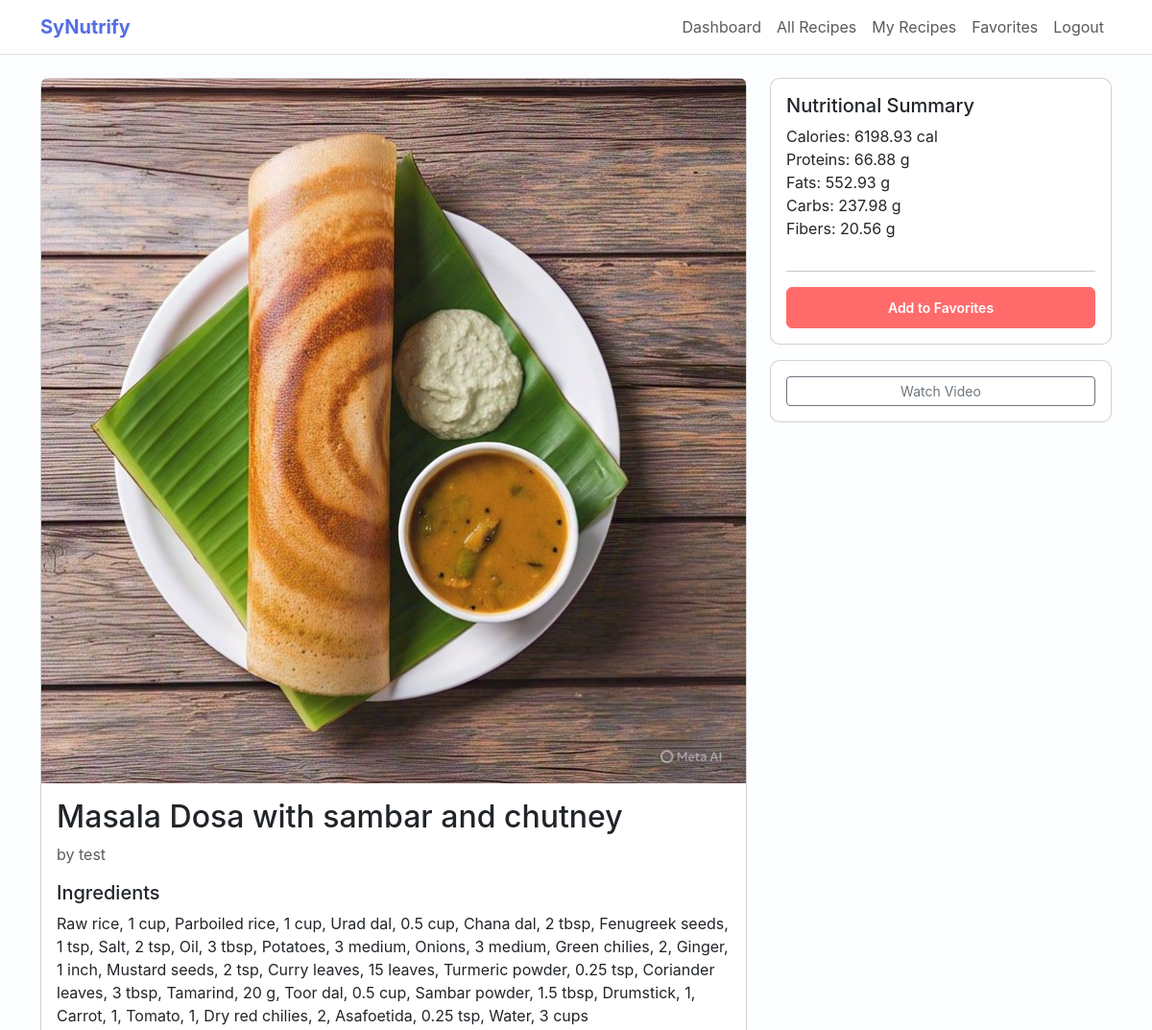
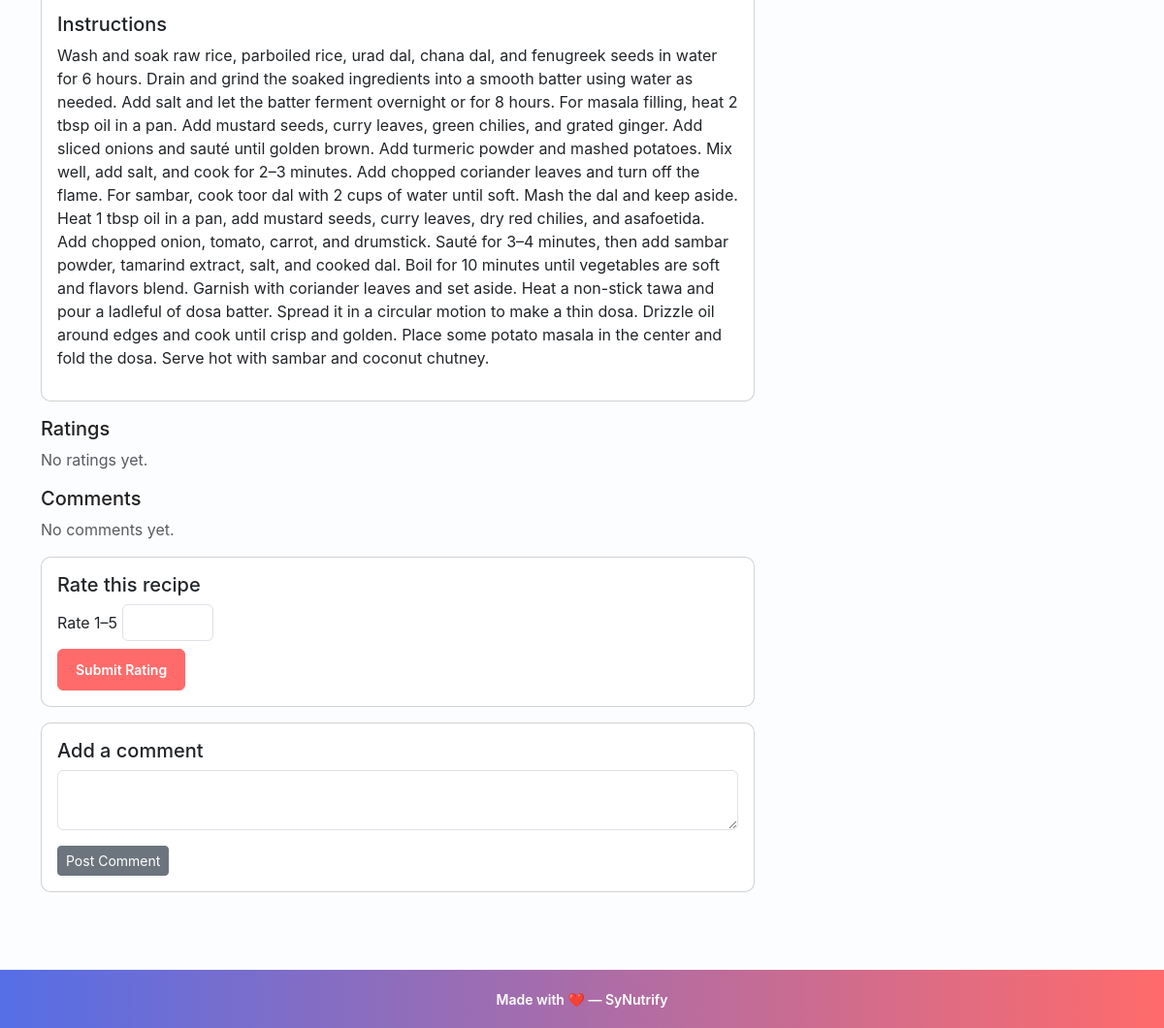
/recipe/6 (signed in), run on the app's committed database (2 pictures, top to bottom).
### app.py (models this page shows, shortened)
class Recipe(db.Model):
    id = db.Column(db.Integer, primary_key=True)
    title = db.Column(db.String(150), nullable=False)
    image_url = db.Column(db.String(300))        # New: for recipe image
    ingredients = db.Column(db.Text, nullable=False)
    calories = db.Column(db.Float)
    proteins = db.Column(db.Float)
    fats = db.Column(db.Float)
    carbs = db.Column(db.Float)
    fibers = db.Column(db.Float)
    instructions = db.Column(db.Text, nullable=False)
    youtube_url = db.Column(db.String(300))
    user_id = db.Column(db.Integer, db.ForeignKey("user.id"), nullable=False)
    ratings = db.relationship("Rating", backref="recipe", lazy=True ,cascade="all, delete-orphan")
    comments = db.relationship("Comment", backref="recipe", lazy=True , cascade="all, delete-orphan")

class User(db.Model, UserMixin):
    id = db.Column(db.Integer, primary_key=True)
    username = db.Column(db.String(150), unique=True, nullable=False)
    password_hash = db.Column(db.String(128), nullable=False)
    recipes = db.relationship("Recipe", backref="user", lazy=True)
    ratings = db.relationship("Rating", backref="user", lazy=True)
    comments = db.relationship("Comment", backref="user", lazy=True)

### app.py (the view)
@app.route("/recipe/<int:recipe_id>")
@login_required
def recipe_detail(recipe_id):
    recipe = Recipe.query.get_or_404(recipe_id)
    rating_form = RatingForm()
    comment_form = CommentForm()
    is_favorite=any(f.user_id == current_user.id for f in recipe.favorited_by)
    return render_template(
        "recipe_detail.html",
        recipe=recipe,
        rating_form=rating_form,
        comment_form=comment_form,
        is_favorite=is_favorite
    )

### app.py
class RatingForm(FlaskForm):
    score = IntegerField("Rate 1–5", validators=[DataRequired(), NumberRange(min=1, max=5)])
    submit = SubmitField("Submit Rating")

class CommentForm(FlaskForm):
    content = TextAreaField("Add a comment", validators=[DataRequired()])
    submit = SubmitField("Post Comment")

### app.py (called while the page is built)
@app.context_processor
def inject_csrf_token():
    return dict(csrf_token=generate_csrf)

@login_manager.user_loader
def load_user(user_id):
    return User.query.get(int(user_id))

### templates/recipe_detail.html (shortened to what this page needs)
{% extends "base.html" %}
{% block content %}
  <div class="row">
    <div class="col-md-8">
      <div class="card mb-3">
        {% if recipe.image_url %}
          <img src="{{ recipe.image_url }}" class="card-img-top img-fluid" alt="{{ recipe.title }}">
        {% endif %}
        <div class="card-body">
          <h2 class="card-title">{{ recipe.title }}</h2>
          <p class="text-muted">by {{ recipe.user.username }}</p>
          <h5>Ingredients</h5>
          <p>{{ recipe.ingredients }}</p>
          <h5>Instructions</h5>
          <p>{{ recipe.instructions }}</p>
        </div>
      </div>
      <div class="mb-3">
        <h5>Ratings</h5>
        {% if recipe.ratings %}
          {% for r in recipe.ratings %}
            <div><strong>{{ r.user.username }}</strong>: {{ r.score }} / 5</div>
          {% endfor %}
        {% else %}
          <div class="text-muted">No ratings yet.</div>
        {% endif %}
      </div>
      <div class="mb-3">
        <h5>Comments</h5>
        {% if recipe.comments %}
          {% for c in recipe.comments %}
            <div class="mb-2"><strong>{{ c.user.username }}</strong>: {{ c.content }}</div>
          {% endfor %}
        {% else %}
          <div class="text-muted">No comments yet.</div>
        {% endif %}
      </div>
      {% if current_user.is_authenticated %}
        <div class="card mb-3">
          <div class="card-body">
            <h5>Rate this recipe</h5>
            <form method="post" action="{{ url_for('rate_recipe', recipe_id=recipe.id) }}">
              <div class="mb-2">{{ rating_form.score.label }} {{ rating_form.score(class_='form-control d-inline-block w-auto') }}</div>
              {{ rating_form.submit(class_='btn btn-primary btn-sm') }}
            </form>
          </div>
        </div>
        <div class="card mb-3">
          <div class="card-body">
            <h5>Add a comment</h5>
            <form method="post" action="{{ url_for('comment_recipe', recipe_id=recipe.id) }}">
              <div class="mb-2">{{ comment_form.content(class_='form-control') }}</div>
              {{ comment_form.submit(class_='btn btn-secondary btn-sm mt-2') }}
            </form>
          </div>
        </div>
      {% endif %}
    </div>
    <div class="col-md-4">
      <div class="card mb-3">
        <div class="card-body">
          <h5>Nutritional Summary</h5>
          <ul class="list-unstyled">
            <li>Calories: {{ '%.2f'|format(recipe.calories or 0) }} cal</li>
            <li>Proteins: {{ '%.2f'|format(recipe.proteins or 0) }} g</li>
            <li>Fats: {{ '%.2f'|format(recipe.fats or 0) }} g</li>
            <li>Carbs: {{ '%.2f'|format(recipe.carbs or 0) }} g</li>
            <li>Fibers: {{ '%.2f'|format(recipe.fibers or 0) }} g</li>
          </ul>
          <hr>
          <form method="post" action="{{ url_for('favorite_recipe', recipe_id=recipe.id) }}">
            {% if is_favorite %}
              <button class="btn btn-outline-danger btn-sm w-100" type="submit">Remove from Favorites</button>
            {% else %}
              <button class="btn btn-primary btn-sm w-100" type="submit">Add to Favorites</button>
            {% endif %}
          </form>
        </div>
      </div>
      {% if recipe.youtube_url %}
        <div class="card">
          <div class="card-body">
            <a href="{{ recipe.youtube_url }}" target="_blank" class="btn btn-sm btn-outline-secondary w-100">Watch Video</a>
          </div>
        </div>
      {% endif %}
    </div>
  </div>
{% endblock %}

### static/css/style.css (style rules this page uses)
body { background-color: #f7f8fb; color: #333; }
.card { border-radius:10px; }
.img-fluid { max-width:100%; height:auto; }
:root { --primary:#ff6b6b; --accent:#556ee6; --muted:#6c757d; --card-bg:#ffffff; --page-bg:#fcfdff; }
body { background-color: var(--page-bg); color: #222; font-family: Inter, system-ui, -apple-system, 'Segoe UI', Roboto, 'Helvetica Neue', Arial; }
.btn-primary { background: var(--primary); border-color: var(--primary); }
.btn-primary, .btn-success { border-radius: 6px; padding: 10px 18px; font-weight: 600; }

### data on the page
Recipe: image_url (picture), title "Masala Dosa with sambar and chutney", ingredients "Raw rice, 1 cup, Parboiled rice, 1 cup, Urad dal, 0.5 cup, Chana dal, 2 tbsp, Fenugreek seeds, 1 tsp, Salt, 2 tsp, Oil, 3 tbsp, Potatoes, 3 medium, Onions, 3 medium, Green chilies, 2, Ginger, 1 inch, Mustard seeds, 2 tsp, Curry leaves, 15 leaves, Turmeric powder, 0.25 tsp, Coriander leaves, 3 tbsp, Tamarind, 20 g, Toor dal, 0.5 cup, Sambar powder, 1.5 tbsp, Drumstick, 1, Carrot, 1, Tomato, 1, Dry red chilies, 2, Asafoetida, 0.25 tsp, Water, 3 cups", instructions "Wash and soak raw rice, parboiled rice, urad dal, chana dal, and fenugreek seeds in water for 6 hours. Drain and grind the soaked ingredients into a smooth batter using water as needed. Add salt and let the batter ferment overnight or for 8 hours. For masala filling, heat 2 tbsp oil in a pan. Add mustard seeds, curry leaves, green chilies, and grated ginger. Add sliced onions and sauté until golden brown. Add turmeric powder and mashed potatoes. Mix well, add salt, and cook for 2–3 minutes. Add chopped coriander leaves and turn off the flame. For sambar, cook toor dal with 2 cups of water until soft. Mash the dal and keep aside. Heat 1 tbsp oil in a pan, add mustard seeds, curry leaves, dry…", calories "6198.93", proteins "66.88", fats "552.93", carbs "237.98", fibers "20.56"
User: user.username "test"

### other printed values
{{ rating_form.score.label }} "Rate 1–5"
